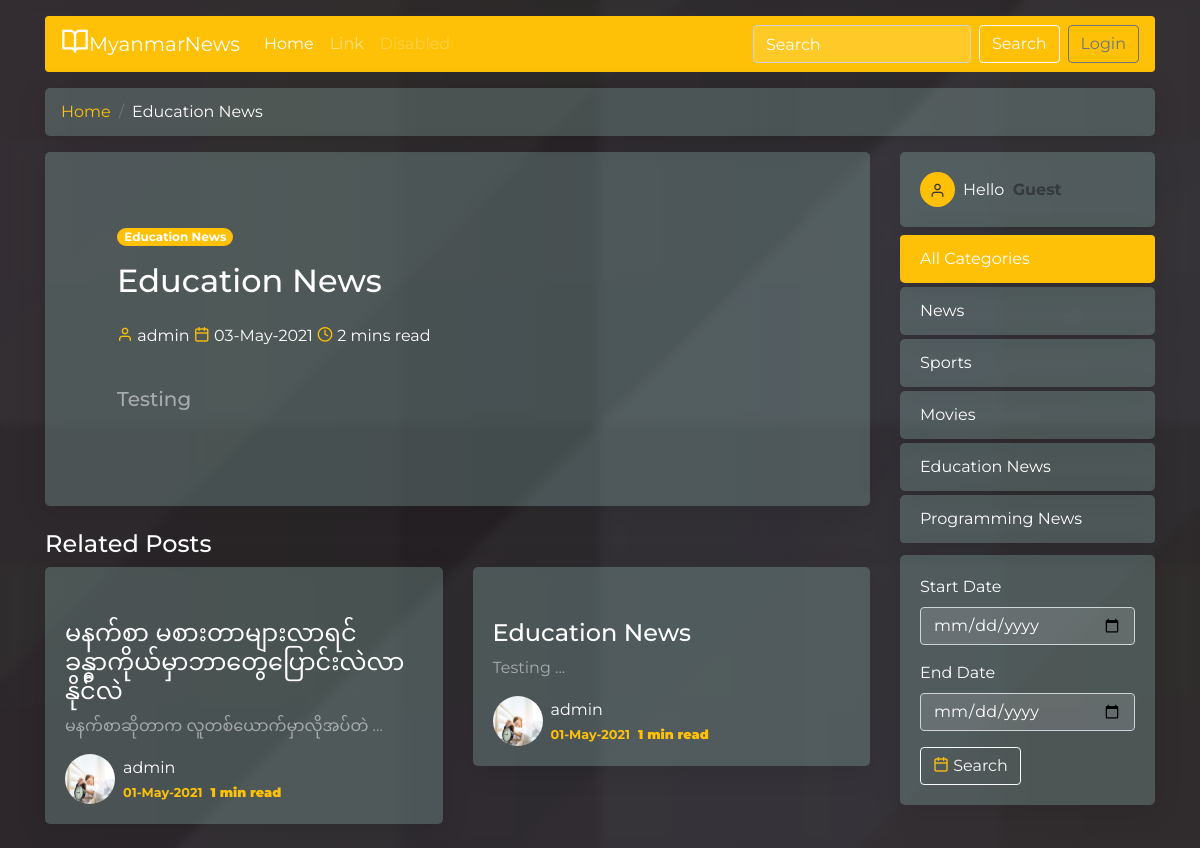
Screenshot of /fdetail.php?id=2 with the database file from the repository.
### tables this page shows
CREATE TABLE `posts` (
  `id` int(11) NOT NULL,
  `title` varchar(255) NOT NULL,
  `description` text NOT NULL,
  `user_id` int(11) NOT NULL,
  `category_id` int(11) NOT NULL,
  `is_publish` enum('0','1') NOT NULL DEFAULT '0',
  `ordering` int(11) DEFAULT NULL,
  `created_at` timestamp NOT NULL DEFAULT current_timestamp()
);

CREATE TABLE `categories` (
  `id` int(11) NOT NULL,
  `title` varchar(255) NOT NULL,
  `user_id` int(11) NOT NULL,
  `ordering` int(11) DEFAULT NULL,
  `created_at` timestamp NOT NULL DEFAULT current_timestamp()
);

CREATE TABLE `users` (
  `id` int(11) NOT NULL,
  `name` varchar(50) NOT NULL,
  `email` varchar(50) NOT NULL,
  `password` varchar(255) NOT NULL,
  `role` enum('0','1','2') NOT NULL DEFAULT '2',
  `photo` varchar(255) NOT NULL DEFAULT 'default.png',
  `money` bigint(20) NOT NULL DEFAULT 0,
  `created_at` timestamp NOT NULL DEFAULT current_timestamp()
);

### base.php (called while the page is built, shortened)
<?php
function conn() {
    return mysqli_connect("localhost","root","","blogs");
}

### function.php (called while the page is built, shortened)
<?php
require_once "base.php";
function short($str,$length=100){
    return substr($str,0,$length);
}
function showDate($str) {
    return date("d-M-Y",strtotime($str));
}
function category($id){
    $sql = "SELECT * FROM categories WHERE id = $id";
    $query = mysqli_query(conn(),$sql);
    $row = mysqli_fetch_object($query);
    return $row;
}
function categories(){
    if (isset(user(isset($_SESSION['userName']))->role) == 2){
        $current_user_id = user($_SESSION['userName'])->id;
        $sql = "SELECT * FROM categories WHERE user_id = $current_user_id ";
    }else{
        $sql = "SELECT * FROM categories";
    }
    $query = mysqli_query(conn(),$sql);
    $rows = [];
    while ($row = mysqli_fetch_object($query)){
        array_push($rows,$row);
    }
    return $rows;
}
function post($id){
    $sql = "SELECT * FROM posts WHERE id = $id";
    $query = mysqli_query(conn(),$sql);
    $row = mysqli_fetch_object($query);
    return $row;
}
function user($userName) {
    $sql = "SELECT * FROM users WHERE name = '$userName'";
    $query = mysqli_query(conn(),$sql);
    $row = mysqli_fetch_object($query);
    return $row;
}
function userId($id) {
    $sql = "SELECT * FROM users WHERE id = '$id'";
    $query = mysqli_query(conn(),$sql);
    $row = mysqli_fetch_object($query);
    return $row;
}
function fPostByCategory($categoryId,$limit=99999,$post_id=0) {
    $conn = conn();
$sql = "SELECT * FROM posts WHERE category_id = $categoryId AND id != $post_id ORDER BY id DESC LIMIT $limit";
    $query = mysqli_query($conn,$sql);
    $rows = [];
    while ($row = mysqli_fetch_object($query)){
        array_push($rows,$row);
    }
    if ($rows) {
        return $rows;
    }else {
        die(mysqli_error($conn));
    }
}

### fdetail.php (the view, shortened to what this page needs)
<?php
include_once "front_panel/head.php";
$id = $_GET['id'];
$row = post($id);
?>
<nav aria-label="breadcrumb">
    <ol class="breadcrumb card-bg">
        <li class="breadcrumb-item"><a href="<?php $url; ?>/index.php">Home</a></li>
        <li class="breadcrumb-item text-white active" aria-current="page"><?php echo $row->title ?></li>
    </ol>
</nav>
<div class="row">
    <div class="col-9">
        <div class="p-1 card-bg">
            <div class="card-body">
                        <div class="row">
                            <div class="col-12">
                                <div class="p-5">
                                    <a href="fpost_by_category.php?cat_id=<?php echo $row->category_id; ?>">
                                        <p class="text-white font-weight-bold badge badge-pill badge-warning"><?php echo category($row->category_id)->title; ?></p>
                                    </a>
                                    <h2 class="mb-4 text-white"><?php echo $row->title; ?></h2>
                                    <p class="d-inline-block text-warning">
                                        <p class="text-white d-inline-block">
                                            <i class="feather-user text-warning"></i> <?php echo userId($row->user_id)->name; ?>
                                        </p>
                                        <i class="feather-calendar text-warning"></i> <?php echo showDate($row->created_at); ?>
                                    <i class="feather-clock text-warning"></i>        2 mins read
                                    </p>
                                    <h5 class="line-height text-white-50">
                                        <?php echo html_entity_decode($row->description,ENT_QUOTES) ?>
                                    </h5>
                                </div>
                            </div>
                        </div>
                    </div>
        </div>
        <h4 class="text-white mt-4 mb-1">Related Posts</h4>
        <div class="row my-2">
            <?php foreach (fPostByCategory($row->category_id,2,$id) as $row){ ?>
            <div class="col-6">
                <div class="card card-bg card-hover mb-3">
                    <div class="card-body" >
                        <h4 class="my-2 text-white"><?php echo $row->title; ?></h4>
                        <a class="text-decoration-none" href="fdetail.php?id=<?php echo $row->id; ?>">
                            <p class="text-white-50">
                                <?php echo short(strip_tags(html_entity_decode($row->description)),100); ?> ...
                            </p>
                        </a>
                        <div class="d-flex align-items-end">
                            <img src="img/1.jpg" class="rounded-circle round-img"  alt="">
                            <div class="mx-2">
                                <p class="mb-0 text-white"><?php echo userId($row->user_id)->name; ?></p>
                                <small class="text-warning font-weight-bolder"><?php echo showDate($row->created_at); ?></small>
                            </div>
                            <div class="text-warning font-weight-bolder">
                                <small class="font-weight-bolder">1 min read</small>
                            </div>
                        </div>
                    </div>
                </div>
            </div>
            <?php } ?>
        </div>
    </div>
    <div class="col-3">
        <div class="card mb-2 card-bg">
            <div class="card-body">
                <?php if (isset($_SESSION['userName'])){ ?>
                    <div class="d-flex align-items-center">
                        <p class="mr-2 d-inline-block d-flex justify-content-center align-items-center rounded-circle bg-warning" style="margin-bottom: 0px; width: 35px; height: 35px;">
                            <i class="d-inline-block text-dark feather-user"></i>
                        </p>
                        Hello &nbsp; <p class="d-inline-block mb-0 text-white font-weight-bolder text-capitalize"><?php echo $_SESSION['userName'] ?></p>
                    </div>
                <?php }else { ?>
                    <div class="d-flex align-items-center">
                        <p class="mr-2 d-inline-block d-flex justify-content-center align-items-center rounded-circle bg-warning" style="margin-bottom: 0px; width: 35px; height: 35px;">
                            <i class="d-inline-block text-dark feather-user"></i>
                        </p>
                        Hello &nbsp; <p class="text-dark font-weight-bolder text-capitalize d-inline-block mb-0">Guest</p>
                    </div>
                <?php } ?>
            </div>
        </div>
        <div class="list-group">
            <a href="index.php" class="card-bg text-white mb-1 list-group-item list-group-item-action active" aria-current="true">
                All Categories
            </a>
            <?php foreach (categories() as $c){ ?>
                <a href="fpost_by_category.php?cat_id=<?php echo $c->id; ?>" class="card-bg text-white mb-1 list-group-item list-group-item-action" aria-current="true">
                    <?php echo $c->title; ?>
                </a>
            <?php } ?>
        </div>
        <div class="my-2 card card-bg">
            <div class="card-body">
                <form action="fpost_by_date.php" method="post">
                    <div class="form-group">
                        <label for="" class="text-white">Start Date</label>
                        <input name="start" class="form-control" type="date">
                    </div>
                    <div class="form-group">
                        <label for="" class="text-white">End Date</label>
                        <input name="end" class="form-control" type="date">
                    </div>
                    <Button class="btn btn-outline-light" name="search">
                        <i class="text-warning feather-calendar"></i>
                        Search
                    </Button>
                </form>
            </div>
        </div>
    </div>
</div>
<?php include_once "front_panel/foot.php"; ?>

### css/style.css (style rules this page uses)
body { background-image: linear-gradient(135deg, rgba(39,41,53, 0.2) 0%, rgba(39,41,53, 0.2) 16.667%,rgba(41,47,47, 0.2) 16.667%, rgba(41,47,47, 0.2) 33.334%,rgba(23,23,29, 0.2) 33.334%, rgba(23,23,29, 0.2) 50.001%,rgba(66,69,82, 0.2) 50.001%, rgba(66,69,82, 0.2) 66.668%,rgba(74,72,86, 0.2) 66.668%, rgba(74,72,86, 0.2) 83.335%,rgba(66,57,57, 0.2) 83.335%, rgba(66,57,57, 0.2) 100.002%),linear-gradient(90deg, rgba(39,41,53, 0.2) 0%, rgba(39,41,53, 0.2) 16.667%,rgba(41,47,47, 0.2) 16.667%, rgba(41,47,47, 0.2) 33.334%,rgba(23,23,29, 0.2) 33.334%, rgba(23,23,29, 0.2) 50.001%,rgba(66,69,82, 0.2) 50.001%, rgba(66,69,82, 0.2) 66.668%,rgba(74,72,86, 0.2) 66.668%, rgba(74,72,86, 0.2) 83.335%,rgba(66,57,57, 0.2) 83.335%, rgba(66,57,57, 0.2) 100.002%),linear-gradient(0deg, rgba(39,41,53, 0.2) 0%, rgba(39,41,53, 0.2) 16.667%,rgba(41,47,47, 0.2) 16.667%, rgba(41,47,47, 0.2) 33.334%,rgba(23,23,29, 0.2) 33.334%, rgba(23,23,29, 0.2) 50.001%,rgba(66,69,82, 0.2) 50.001%, rgba(66,69,82, 0.2) 66.668%,rgba(74,72,86, 0.2) 66.668%, rgba(74,72,86, 0.2) 83.335%,rgba(66,57,57, 0.2) 83.335%, rgba(66,57,57, 0.2) 100.002%),linear-gradient(90deg, rgb(56,44,44),rgb(37,35,35)); box-shadow: 0 4px 30px rgba(0, 0, 0, 0.1); backdrop-filter: blur(5px); }
.card-bg { border-radius: 5px; background: #c3fcf233; box-shadow: 0 4px 30px rgba(0, 0, 0, 0.1); backdrop-filter: blur(5px); -webkit-backdrop-filter: blur(5px); border: 0px solid rgba(255, 255, 255, 0.3); }
.form-control { background-color: rgba(255, 255, 255, 0.13) !important; }
::placeholder { color: #fff !important; }
input[type=date] { color: white; }
.list-group-item-action { transition: 0.5s ease; }
.card { border:none; }
.round-img { width: 50px; height: 50px; border-radius: 50%; }
.line-height { line-height: 1.9; }
.card-hover { transition: transform 0.5s ease; }

### rows the page displays
posts: title "Education News", category.title "Education News", user.name "admin", created_at "03-May-2021", description "Testing"
posts: title "မနက်စာ မစားတာများလာရင်ခန္ဓာကိုယ်မှာဘာတွေပြောင်းလဲလာနိုင်လဲ", description "မနက်စာဆိုတာက လူတစ်ယောက်မှာလိုအပ်တဲ", user.name "admin", created_at "01-May-2021"
posts: title "Education News", description "Testing", user.name "admin", created_at "01-May-2021"
categories: title "News"
categories: title "Sports"
categories: title "Movies"
categories: title "Education News"
categories: title "Programming News"
